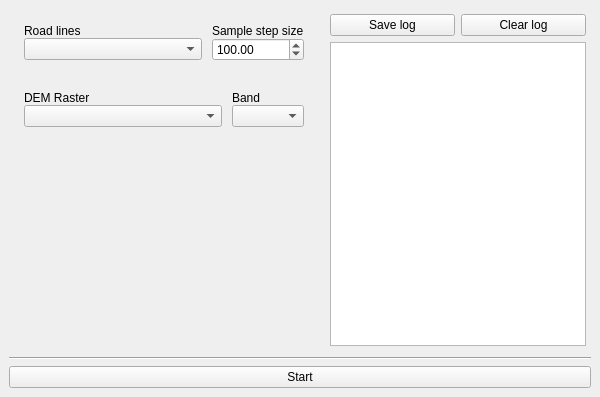
<?xml version="1.0" encoding="UTF-8"?>
<ui version="4.0">
 <class>TestPluginDockWidgetBase</class>
 <widget class="QDockWidget" name="TestPluginDockWidgetBase">
  <property name="geometry">
   <rect>
    <x>0</x>
    <y>0</y>
    <width>600</width>
    <height>397</height>
   </rect>
  </property>
  <property name="sizePolicy">
   <sizepolicy hsizetype="Preferred" vsizetype="Preferred">
    <horstretch>0</horstretch>
    <verstretch>0</verstretch>
   </sizepolicy>
  </property>
  <property name="minimumSize">
   <size>
    <width>600</width>
    <height>365</height>
   </size>
  </property>
  <property name="windowTitle">
   <string>Road Dem Analysis</string>
  </property>
  <widget class="QWidget" name="dockWidgetContents">
   <layout class="QGridLayout" name="gridLayout">
    <item row="2" column="0" colspan="2">
     <widget class="Line" name="line">
      <property name="orientation">
       <enum>Qt::Horizontal</enum>
      </property>
     </widget>
    </item>
    <item row="3" column="0" colspan="2">
     <widget class="QPushButton" name="pushButton">
      <property name="text">
       <string>Start</string>
      </property>
     </widget>
    </item>
    <item row="1" column="0">
     <layout class="QGridLayout" name="gridLayout_2">
      <property name="leftMargin">
       <number>5</number>
      </property>
      <property name="topMargin">
       <number>5</number>
      </property>
      <property name="rightMargin">
       <number>5</number>
      </property>
      <property name="bottomMargin">
       <number>5</number>
      </property>
      <property name="verticalSpacing">
       <number>10</number>
      </property>
      <item row="4" column="0">
       <layout class="QHBoxLayout" name="horizontalLayout_2">
        <property name="leftMargin">
         <number>5</number>
        </property>
        <property name="topMargin">
         <number>5</number>
        </property>
        <property name="rightMargin">
         <number>5</number>
        </property>
        <property name="bottomMargin">
         <number>5</number>
        </property>
        <item>
         <layout class="QVBoxLayout" name="verticalLayout">
          <property name="leftMargin">
           <number>5</number>
          </property>
          <property name="topMargin">
           <number>5</number>
          </property>
          <property name="rightMargin">
           <number>5</number>
          </property>
          <property name="bottomMargin">
           <number>5</number>
          </property>
          <item>
           <widget class="QLabel" name="label_2">
            <property name="sizePolicy">
             <sizepolicy hsizetype="Expanding" vsizetype="Fixed">
              <horstretch>0</horstretch>
              <verstretch>0</verstretch>
             </sizepolicy>
            </property>
            <property name="text">
             <string>DEM Raster</string>
            </property>
           </widget>
          </item>
          <item>
           <widget class="QgsMapLayerComboBox" name="mMapLayerComboBox_raster">
            <property name="sizePolicy">
             <sizepolicy hsizetype="MinimumExpanding" vsizetype="Fixed">
              <horstretch>0</horstretch>
              <verstretch>0</verstretch>
             </sizepolicy>
            </property>
           </widget>
          </item>
         </layout>
        </item>
        <item>
         <layout class="QVBoxLayout" name="verticalLayout_2">
          <property name="leftMargin">
           <number>5</number>
          </property>
          <property name="topMargin">
           <number>5</number>
          </property>
          <property name="rightMargin">
           <number>5</number>
          </property>
          <property name="bottomMargin">
           <number>5</number>
          </property>
          <item>
           <widget class="QLabel" name="label_3">
            <property name="sizePolicy">
             <sizepolicy hsizetype="Fixed" vsizetype="Fixed">
              <horstretch>0</horstretch>
              <verstretch>0</verstretch>
             </sizepolicy>
            </property>
            <property name="text">
             <string>Band</string>
            </property>
           </widget>
          </item>
          <item>
           <widget class="QComboBox" name="comboBox_band">
            <property name="sizePolicy">
             <sizepolicy hsizetype="Fixed" vsizetype="Fixed">
              <horstretch>0</horstretch>
              <verstretch>0</verstretch>
             </sizepolicy>
            </property>
            <property name="sizeAdjustPolicy">
             <enum>QComboBox::AdjustToContents</enum>
            </property>
           </widget>
          </item>
         </layout>
        </item>
       </layout>
      </item>
      <item row="2" column="0">
       <layout class="QHBoxLayout" name="horizontalLayout">
        <property name="leftMargin">
         <number>5</number>
        </property>
        <property name="topMargin">
         <number>5</number>
        </property>
        <property name="rightMargin">
         <number>5</number>
        </property>
        <property name="bottomMargin">
         <number>5</number>
        </property>
        <item>
         <layout class="QVBoxLayout" name="verticalLayout_3">
          <property name="leftMargin">
           <number>5</number>
          </property>
          <property name="topMargin">
           <number>5</number>
          </property>
          <property name="rightMargin">
           <number>5</number>
          </property>
          <property name="bottomMargin">
           <number>5</number>
          </property>
          <item>
           <widget class="QLabel" name="label">
            <property name="sizePolicy">
             <sizepolicy hsizetype="Fixed" vsizetype="Fixed">
              <horstretch>0</horstretch>
              <verstretch>0</verstretch>
             </sizepolicy>
            </property>
            <property name="text">
             <string>Road lines</string>
            </property>
           </widget>
          </item>
          <item>
           <widget class="QgsMapLayerComboBox" name="mMapLayerComboBox">
            <property name="sizePolicy">
             <sizepolicy hsizetype="MinimumExpanding" vsizetype="Fixed">
              <horstretch>0</horstretch>
              <verstretch>0</verstretch>
             </sizepolicy>
            </property>
           </widget>
          </item>
         </layout>
        </item>
        <item>
         <layout class="QVBoxLayout" name="verticalLayout_4">
          <property name="leftMargin">
           <number>5</number>
          </property>
          <property name="topMargin">
           <number>5</number>
          </property>
          <property name="rightMargin">
           <number>5</number>
          </property>
          <property name="bottomMargin">
           <number>5</number>
          </property>
          <item>
           <widget class="QLabel" name="label_4">
            <property name="text">
             <string>Sample step size</string>
            </property>
           </widget>
          </item>
          <item>
           <widget class="QDoubleSpinBox" name="doubleSpinBox_stepSize">
            <property name="minimum">
             <double>1.000000000000000</double>
            </property>
            <property name="maximum">
             <double>10000.000000000000000</double>
            </property>
            <property name="value">
             <double>100.000000000000000</double>
            </property>
           </widget>
          </item>
         </layout>
        </item>
       </layout>
      </item>
      <item row="5" column="0">
       <spacer name="verticalSpacer">
        <property name="orientation">
         <enum>Qt::Vertical</enum>
        </property>
        <property name="sizeHint" stdset="0">
         <size>
          <width>20</width>
          <height>40</height>
         </size>
        </property>
       </spacer>
      </item>
     </layout>
    </item>
    <item row="1" column="1">
     <layout class="QGridLayout" name="gridLayout_3">
      <property name="leftMargin">
       <number>5</number>
      </property>
      <property name="topMargin">
       <number>5</number>
      </property>
      <property name="rightMargin">
       <number>5</number>
      </property>
      <property name="bottomMargin">
       <number>5</number>
      </property>
      <item row="0" column="0">
       <widget class="QPushButton" name="pushButton_2">
        <property name="text">
         <string>Save log</string>
        </property>
       </widget>
      </item>
      <item row="0" column="1">
       <widget class="QPushButton" name="pushButton_3">
        <property name="text">
         <string>Clear log</string>
        </property>
       </widget>
      </item>
      <item row="1" column="0" colspan="2">
       <widget class="QTextEdit" name="textEdit_log">
        <property name="sizePolicy">
         <sizepolicy hsizetype="Expanding" vsizetype="Expanding">
          <horstretch>0</horstretch>
          <verstretch>0</verstretch>
         </sizepolicy>
        </property>
       </widget>
      </item>
     </layout>
    </item>
   </layout>
  </widget>
 </widget>
 <customwidgets>
  <customwidget>
   <class>QgsMapLayerComboBox</class>
   <extends>QComboBox</extends>
   <header>qgsmaplayercombobox.h</header>
  </customwidget>
 </customwidgets>
 <resources/>
 <connections/>
</ui>
